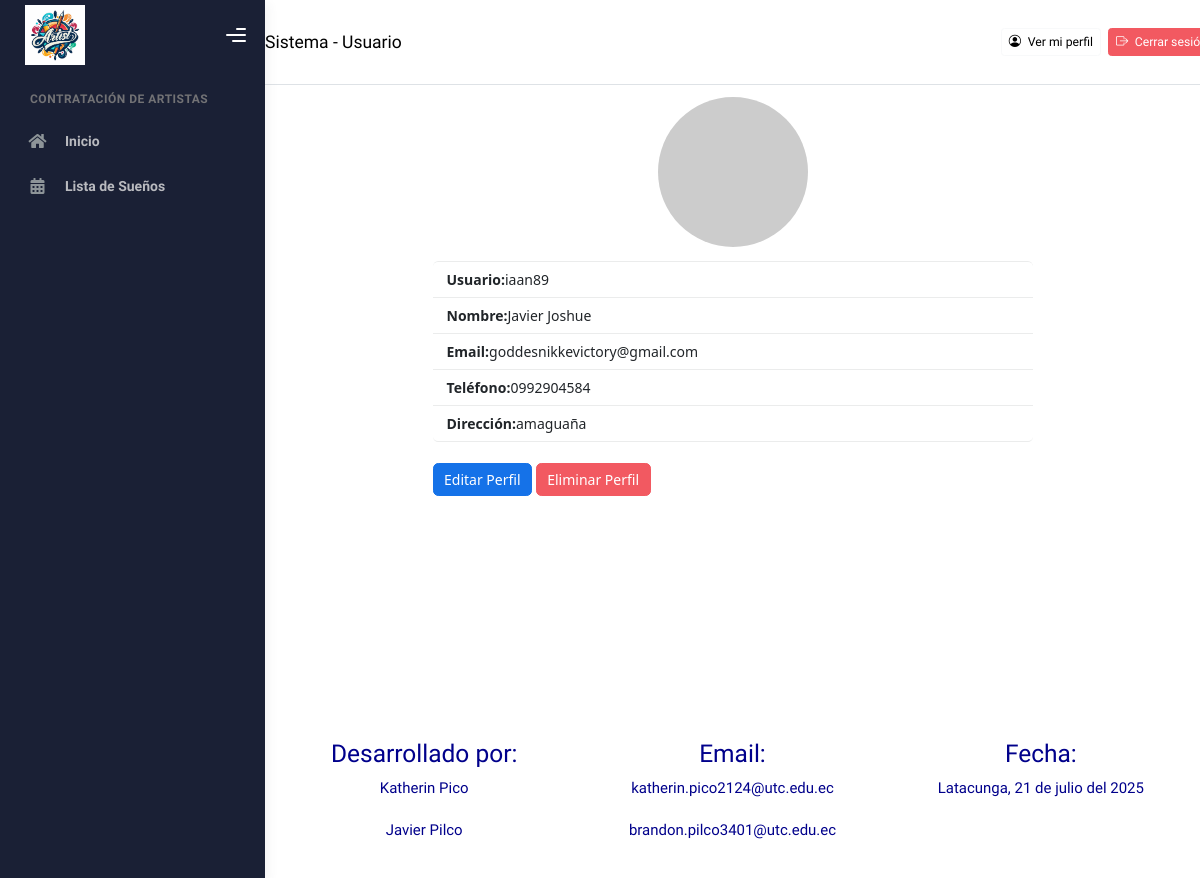
Page /perfil/ (signed in) on the earlier database version.
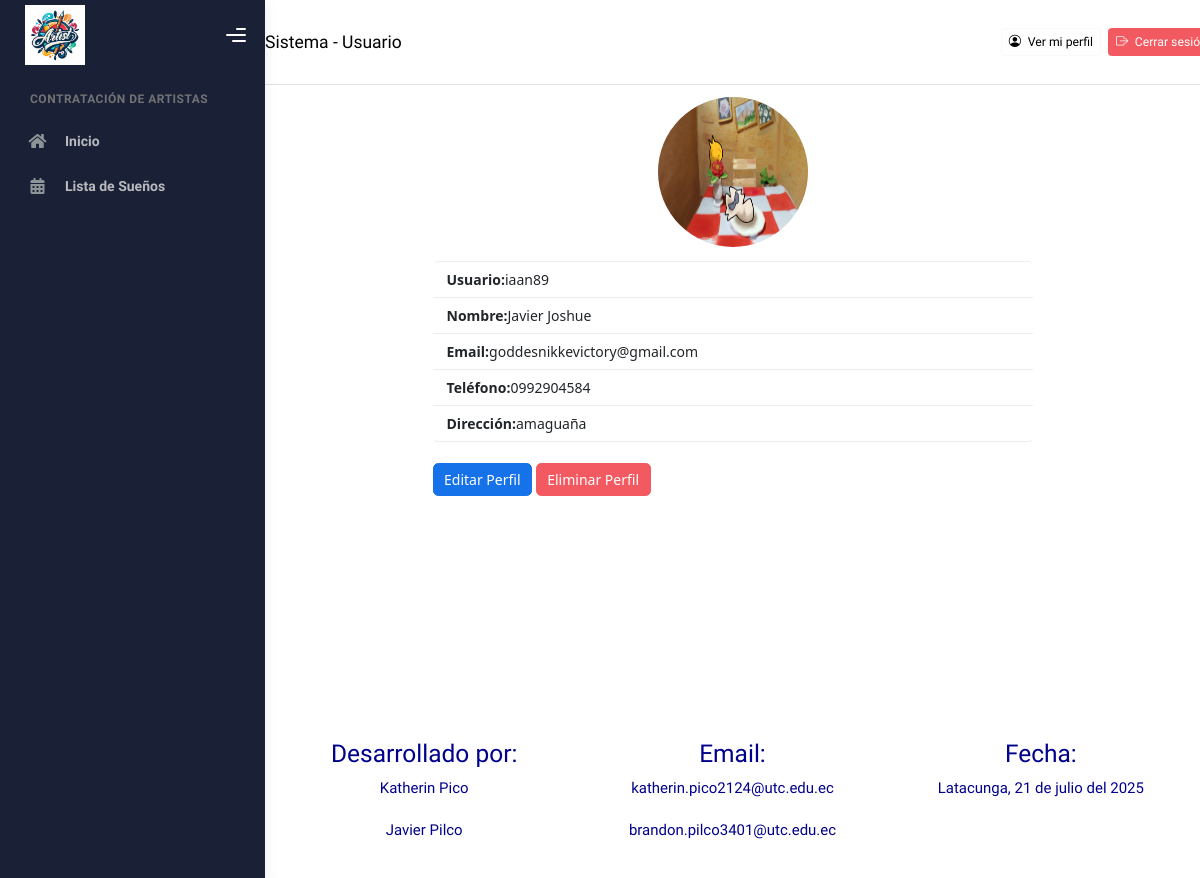
Same page on the later database version.
### Aplicaciones/Sistema/models.py (models this page shows, shortened)
class Usuario(AbstractUser):
    telefono = models.CharField(max_length=10)
    direccion = models.TextField()
    rol = models.CharField(max_length=20, choices=ROL_CHOICES, default='Usuario')
    verificado = models.BooleanField(default=False)
    bloqueado = models.BooleanField(default=False)
    foto_perfil = models.ImageField(upload_to='usuarios/perfil/', null=True, blank=True)
    groups = models.ManyToManyField(
        Group,
        related_name='usuarios',
        blank=True,
        help_text='Grupos a los que pertenece el usuario.',
        verbose_name='grupos',
    )
    user_permissions = models.ManyToManyField(
        Permission,
        related_name='usuarios_permisos',
        blank=True,
        help_text='Permisos específicos para el usuario.',
        verbose_name='permisos de usuario',
    )

### Aplicaciones/Sistema/views.py (the view)
# urls.py: path('perfil/', views.ver_perfil, name='ver_perfil'),
def ver_perfil(request):
    usuario_id = request.session.get('usuario_id')
    if not usuario_id:
        return redirect('login')
    try:
        usuario = Usuario.objects.get(id=usuario_id)
    except Usuario.DoesNotExist:
        return redirect('login')
    plantilla = 'admin/perfiladmin.html' if usuario.rol == 'Administrador' else 'usuario/perfilusuario.html'
    return render(request, plantilla, {'usuario': usuario})

### Aplicaciones/Sistema/templates/usuario/perfilusuario.html (shortened to what this page needs)
{% extends 'usuario/plantilla.html' %}
{% load static %}
{% block contenido %}
<!DOCTYPE html>
<html lang="es">
<head>
    <link href="https://cdn.jsdelivr.net/npm/bootstrap@5.3.0/dist/css/bootstrap.min.css" rel="stylesheet" />
</head>
<body>
<div class="container mt-5" style="max-width: 600px;">
    <h2 class="mb-4">Perfil Usuario</h2>
    <div class="text-center mb-3">
        {% if usuario.foto_perfil %}
            <img src="{{ usuario.foto_perfil.url }}" alt="Foto de perfil" class="rounded-circle" width="150" height="150">
        {% else %}
            <img src="https://via.placeholder.com/150" alt="Foto de perfil" class="rounded-circle">
        {% endif %}
    </div>
    <ul class="list-group">
        <li class="list-group-item"><strong>Usuario:</strong> {{ usuario.username }}</li>
        <li class="list-group-item"><strong>Nombre:</strong> {{ usuario.first_name }} {{ usuario.last_name }}</li>
        <li class="list-group-item"><strong>Email:</strong> {{ usuario.email }}</li>
        <li class="list-group-item"><strong>Teléfono:</strong> {{ usuario.telefono }}</li>
        <li class="list-group-item"><strong>Dirección:</strong> {{ usuario.direccion }}</li>
    </ul>
    <div class="mt-4">
        <a href="{% url 'editar_perfil' %}" class="btn btn-primary">Editar Perfil</a>
        <a href="{% url 'eliminar_perfil' %}" class="btn btn-danger">Eliminar Perfil</a>
    </div>
</div>
</body>
</html>
{% endblock %}

Differences in the rows shown:
changed Usuario "iaan89": foto_perfil: picture added
